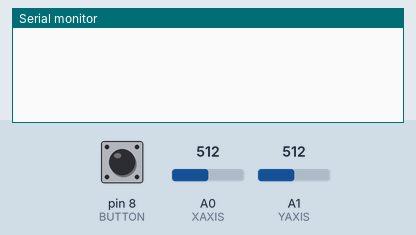
A program run on a simulated Arduino Uno, built with avr-gcc and run on an emulated ATmega328P. Shown: the last lines printed to the serial monitor. Inputs (shaded band) come from the test bench; at power-on: A0 (XAXIS) = 512, pin 8 (BUTTON) HIGH, A1 (YAXIS) = 512.

Above: at 1.2 s.
1.3 s: A0 (XAXIS) set to 710
At 1.8 s:
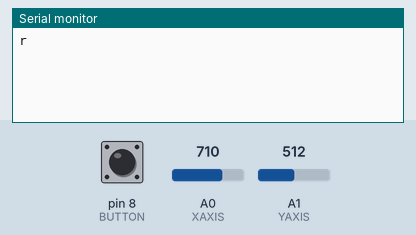
2.8 s: A0 (XAXIS) set to 290
At 4.2 s:
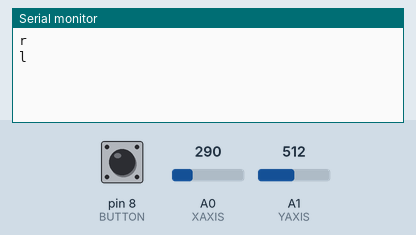

The program:

main.cpp
```cpp
#include <Arduino.h>

int XAXIS = A0;
int YAXIS = A1;
int BUTTON = 8;
int ulimit = 700;
int dlimit = 300;


void setup() {
    Serial.begin(9600);
    pinMode(BUTTON, INPUT);
    pinMode(XAXIS, INPUT);
    pinMode(YAXIS, INPUT);
}

void loop() {
    if(digitalRead(BUTTON) == 0){
        Serial.println("b");
        delay(250);
        while(digitalRead(BUTTON) == 0){
            delay(250);
        }
    }
    if(analogRead(XAXIS) > ulimit){
        Serial.println("r");
        delay(250);
        while(analogRead(XAXIS) > ulimit){
            delay(250);
        }
    }
    if(analogRead(XAXIS) < dlimit){
        Serial.println("l");
        delay(250);
        while(analogRead(XAXIS) < dlimit){
            delay(250);
        }
    }
    if(analogRead(YAXIS) > ulimit){
        Serial.println("u");
        delay(250);
        while(analogRead(YAXIS) > ulimit){
            delay(250);
        }
    }
    if(analogRead(YAXIS) < dlimit){
        Serial.println("d");
        delay(250);
        while(analogRead(YAXIS) < dlimit){
            delay(250);
        }
    }
}
```

Measured:
- after the input at 1.3 s, the serial monitor: prints a new line at once (image 1)
- after the input at 2.8 s, the serial monitor: prints a new line at once (image 2)
